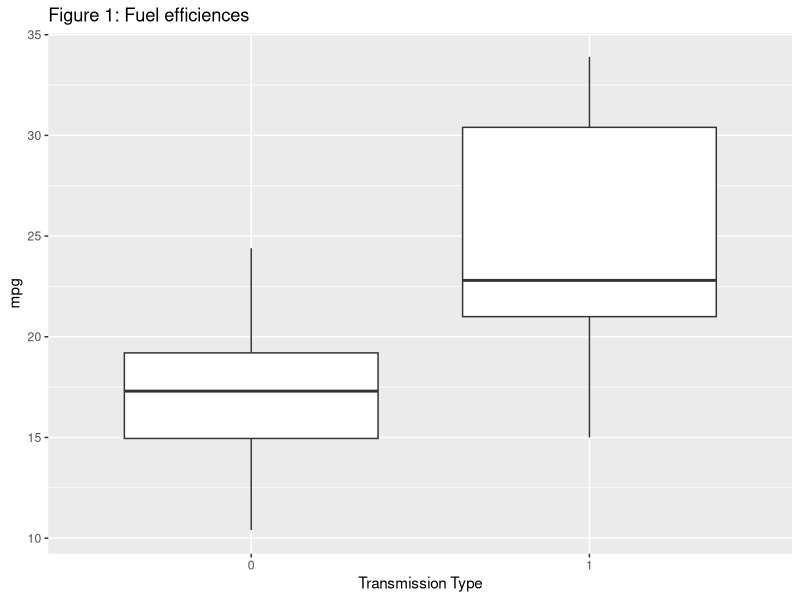
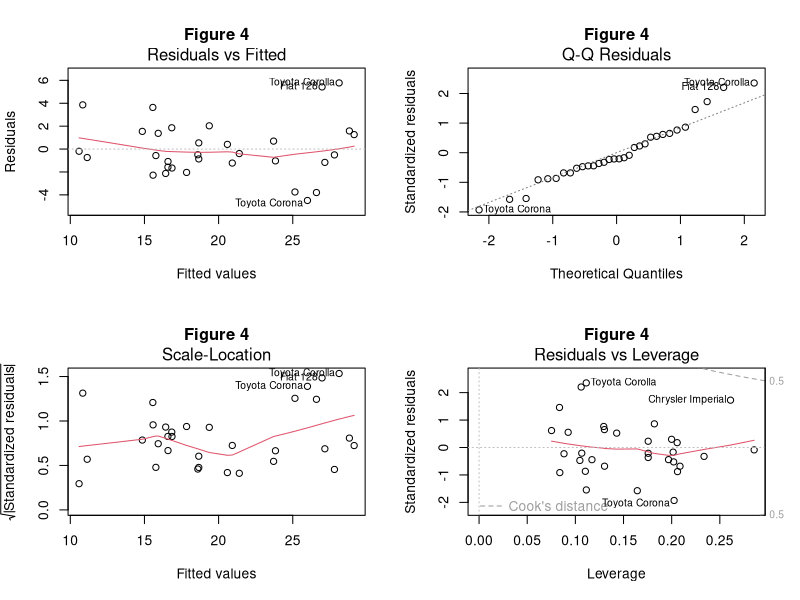
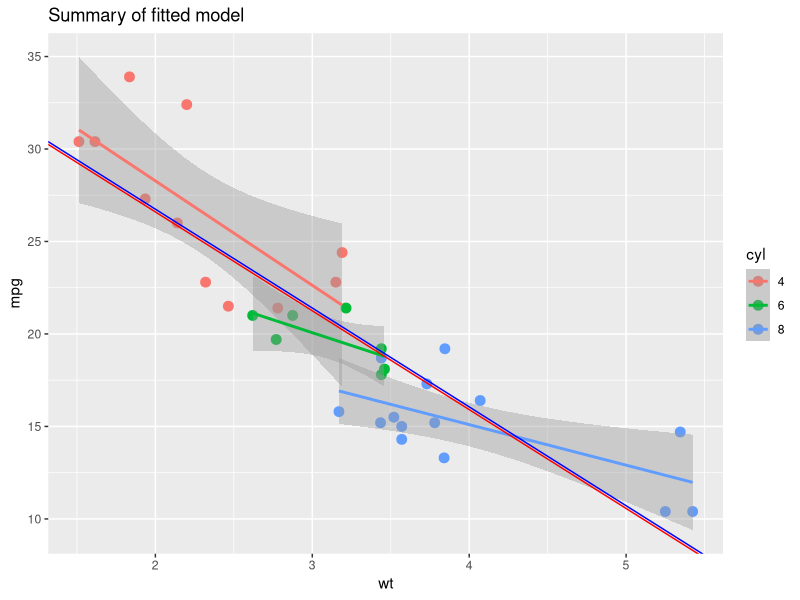

The R script that drew these images, in order:
## ---- chunk 1
data("mtcars")
library(ggplot2); require(GGally)
cars <- mtcars
cars$trans <- ifelse(cars$am == 0, "automatic", "manual")
## ---- chunk 2
cor(cars$mpg, cars[,-12])
## ---- chunk 3
fit1 <- lm(mpg ~ 1, data = cars)
add1(fit1, scope =cars[,-12], test = "F")
## ---- chunk 4
fit2 <- lm(mpg ~ wt, data = cars)
add1(fit2, scope = cars[,-12], test = "F")
## ---- chunk 5
fit3f <- lm(mpg ~ wt + as.factor(cyl), data = cars)
summary(fit3f)
## ---- chunk 6
fit4 <- lm(mpg ~ wt + as.factor(cyl) + am, data = cars)
summary(fit4)$coef
## ---- chunk 7
g1 <- ggplot(cars, aes(x = as.factor(am), y = mpg))
p1 <- g1 + geom_boxplot() +
        labs(title = "Figure 1: Fuel efficiences") +
        labs(x = "Transmission Type")
p1
## ---- chunk 8
fit1 <- lm(mpg ~ 1, data = cars)
add1(fit1, scope =cars[,-12], test = "F")
## ---- chunk 9
anova(fit1, fit2, fit3f, fit4)
## ---- chunk 10
par(mfrow = c(2,2)); plot(fit4, main = "Figure 4")
## ---- chunk 11
cars$cyl <- factor(cars$cyl)
g2 <- ggplot(cars, aes(x = wt, y = mpg, colour = cyl))
p2 <- g2 + geom_point(size = 3) + 
        geom_smooth(method = lm, se = T, fullrange = F) +
        geom_abline(intercept = fit2$coef[1], slope = fit2$coef[2], 
                    colour = "red") +
        geom_abline(intercept = fit2$coef[1] + fit4$coef[5], 
                    slope = fit2$coef[2], colour = "blue") +
        labs(title = "Summary of fitted model")

p2
